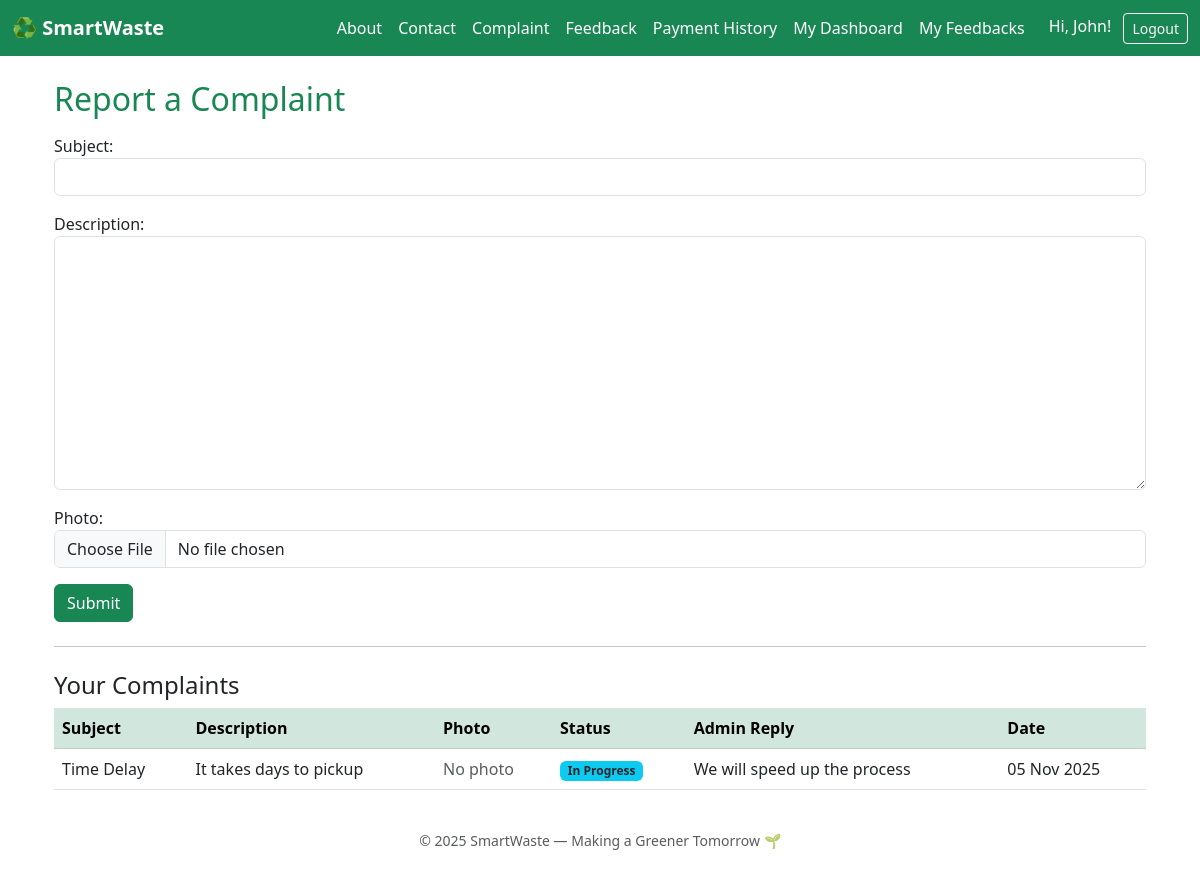
Before: /citizen/complaint/ (signed in) with the older database file.
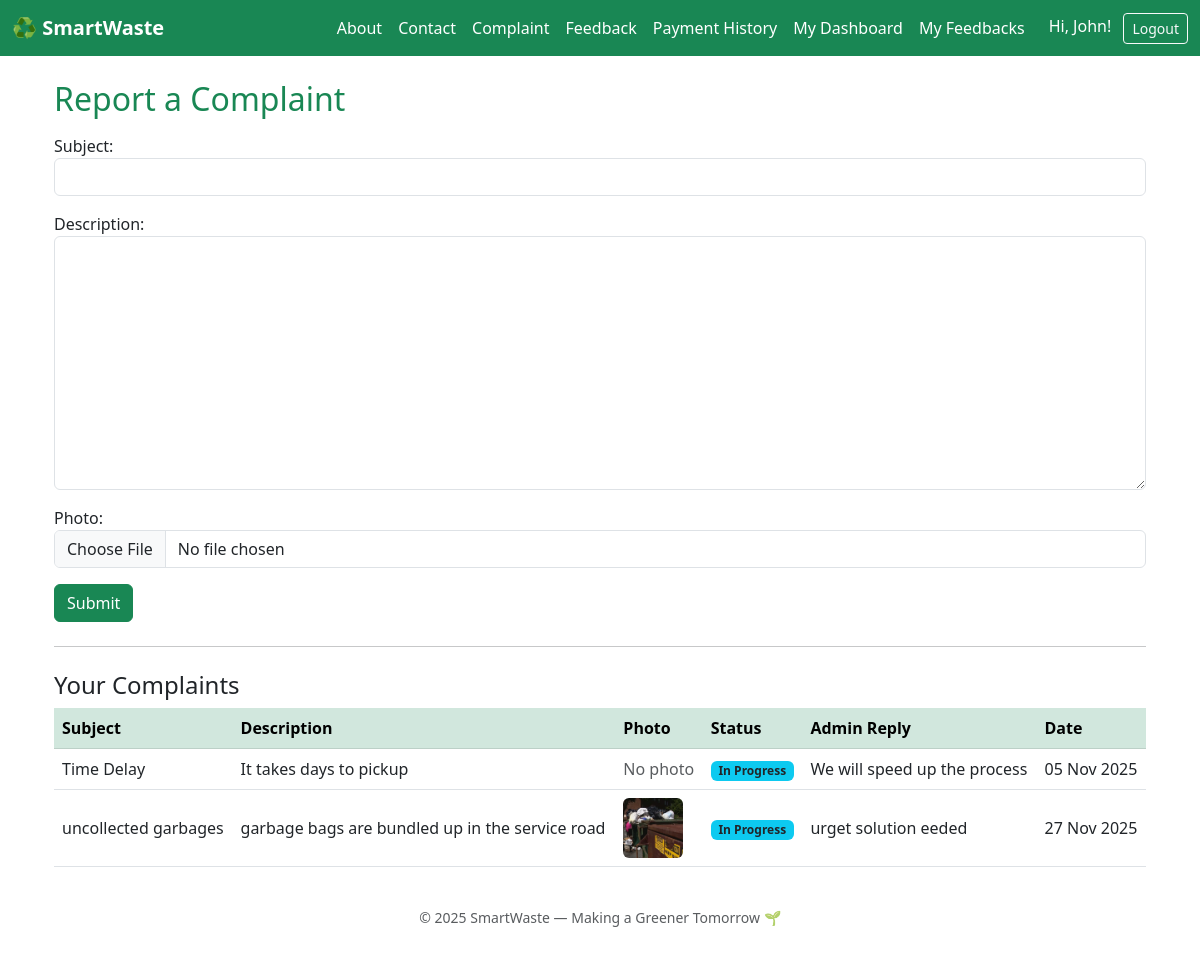
After: the same page with the newer database file.
### app/models.py (models this page shows, shortened)
class Complaint(models.Model):
    STATUS_CHOICES = [
        ('Pending', 'Pending'),
        ('In Progress', 'In Progress'),
        ('Resolved', 'Resolved'),
    ]
    user = models.ForeignKey(User, on_delete=models.CASCADE)
    subject = models.CharField(max_length=200)
    description = models.TextField()
    reply = models.TextField(blank=True, null=True)
    status = models.CharField(max_length=20, choices=STATUS_CHOICES, default='Pending')
    created_at = models.DateTimeField(auto_now_add=True)
    updated_at = models.DateTimeField(auto_now=True)
    photo = models.ImageField(upload_to='complaints/', null=True, blank=True)

### app/views.py (the view)
# urls.py: path('citizen/complaint/', views.citizen_complaint, name='citizen_complaint'),
@login_required
def citizen_complaint(request):
    if request.method == 'POST':
        form = ComplaintForm(request.POST, request.FILES)
        if form.is_valid():
            complaint = form.save(commit=False)
            complaint.user = request.user
            complaint.save()
            messages.success(request, "Complaint submitted successfully!")
    else:
        form = ComplaintForm()
    complaints = Complaint.objects.filter(user=request.user)
    return render(request, 'citizen/complaint.html', {'form': form, 'complaints': complaints})

### app/forms.py
class ComplaintForm(forms.ModelForm):
    class Meta:
        model = Complaint
        fields = ['subject', 'description', 'photo']
        widgets = {
            'subject': forms.TextInput(attrs={'class': 'form-control'}),
            'description': forms.Textarea(attrs={'class': 'form-control'}),
            'photo': forms.FileInput(attrs={'class': 'form-control'}),
        }

### templates/citizen/complaint.html (shortened to what this page needs)
{% extends 'base.html' %}
{% block content %}
<div class="container mt-4">
  <h2 class="text-success mb-3">Report a Complaint</h2>
  <form method="post" enctype="multipart/form-data">
    {{ form.as_p }}
    <button type="submit" class="btn btn-success">Submit</button>
  </form>
  <hr class="my-4">
  <h4>Your Complaints</h4>
  <table class="table table-hover align-middle">
    <thead class="table-success">
      <tr>
        <th>Subject</th>
        <th>Description</th>
        <th>Photo</th>
        <th>Status</th>
        <th>Admin Reply</th>
        <th>Date</th>
      </tr>
    </thead>
    <tbody>
      {% for c in complaints %}
      <tr>
        <td>{{ c.subject }}</td>
        <td>{{ c.description }}</td>
        <td>
          {% if c.photo %}
            <a href="{{ c.photo.url }}" target="_blank">
              <img src="{{ c.photo.url }}" alt="Complaint Photo" width="60" height="60" style="object-fit: cover; border-radius: 6px;">
            </a>
          {% else %}
            <span class="text-muted">No photo</span>
          {% endif %}
        </td>
        <td>
          {% if c.status == 'Pending' %}
            <span class="badge bg-warning text-dark">Pending</span>
          {% elif c.status == 'In Progress' %}
            <span class="badge bg-info text-dark">In Progress</span>
          {% else %}
            <span class="badge bg-success">Resolved</span>
          {% endif %}
        </td>
        <td>
          {% if c.reply %}
            {{ c.reply }}
          {% else %}
            <span class="text-muted">No reply yet</span>
          {% endif %}
        </td>
        <td>{{ c.created_at|date:"d M Y" }}</td>
      </tr>
      {% empty %}
      <tr>
        <td colspan="6" class="text-center text-muted">No complaints yet.</td>
      </tr>
      {% endfor %}
    </tbody>
  </table>
</div>
{% endblock %}

Changed rows visible on the page:
added Complaint: subject "uncollected garbages", description "garbage bags are bundled up in the service road", photo (picture), status "In Progress", reply "urget solution eeded", created_at "27 Nov 2025"
